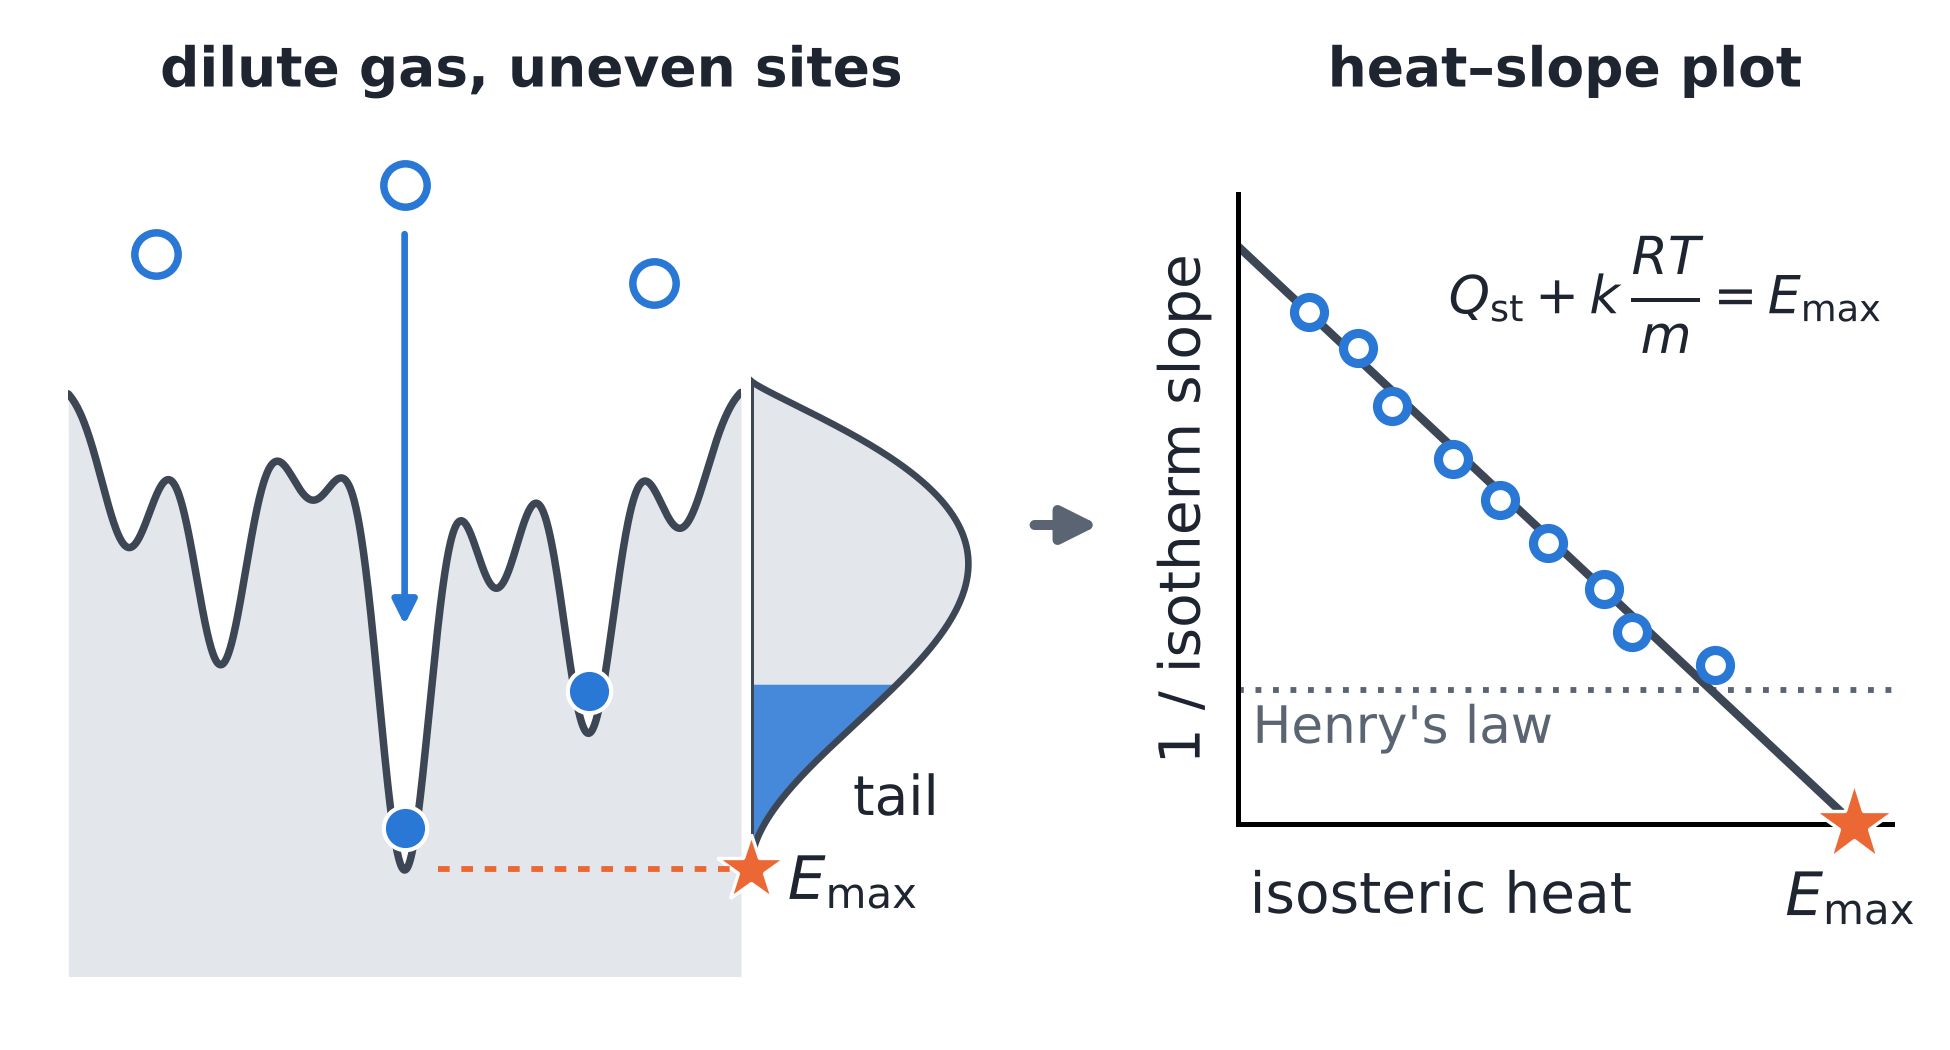

The Python source for this figure:
#!/usr/bin/env python3
"""Table-of-contents graphic (3.25 in x 1.75 in): sites of different depths, the tail of their distribution,
and the heat-slope plot whose straight line ends at the strongest site. The plot uses the exact model (edge k = 2)."""
import numpy as np
from style import *
from model import Edge, slope_m, isosteric_heat, R
INK, MUTED, SOLID, EDGE = "#1f2530", "#5b6472", "#e3e6eb", "#3d4654"; BLUE, ORANGE = C[0], C[1]
fig = plt.figure(figsize=(3.25, 1.75))

# --- left: energy landscape of the surface --------------------------------------------------------------------------
aL = fig.add_axes([0.035, 0.07, 0.345, 0.80]); aL.set_xlim(0, 1); aL.set_ylim(-1.22, 0.50); aL.axis("off")
xi = np.linspace(0.09, 0.91, 7); di = np.array([0.34, 0.58, 0.24, 1.00, 0.42, 0.72, 0.30]); w = 0.040
x = np.linspace(0, 1, 1500); y = -(di[:, None]*np.exp(-0.5*((x[None, :] - xi[:, None])/w)**2)).sum(0)
aL.fill_between(x, y, -1.22, color=SOLID, lw=0); aL.plot(x, y, color=EDGE, lw=0.9, solid_capstyle="round")
for i in (3, 5): aL.plot(xi[i], -di[i] + 0.085, "o", ms=5.2, mfc=BLUE, mec="white", mew=0.5, zorder=4)       # adsorbed, deepest sites
for gx, gy in ((0.13, 0.26), (xi[3], 0.40), (0.87, 0.20)): aL.plot(gx, gy, "o", ms=5.2, mfc="white", mec=BLUE, mew=0.9)   # gas
aL.annotate("", xy=(xi[3], -0.50), xytext=(xi[3], 0.30), arrowprops=dict(arrowstyle="-|>", color=BLUE, lw=0.8, shrinkA=0, shrinkB=0, mutation_scale=6))
fig.text(0.035 + (0.345 + 0.13)/2, 0.905, "dilute gas, uneven sites", ha="center", va="bottom", fontsize=6.6, color=INK, fontweight="bold")

# --- middle: distribution of site depths, turned sideways on the same depth axis --------------------------------------
aD = fig.add_axes([0.385, 0.07, 0.125, 0.80]); aD.set_xlim(0, 1.12); aD.set_ylim(-1.22, 0.50); aD.axis("off")
u = np.linspace(0, 1, 400); g = u**1.2*(1 - u)**2; g /= g.max(); cut = 0.62
aD.fill_betweenx(-u, 0, g, color=SOLID, lw=0); aD.fill_betweenx(-u[u >= cut], 0, g[u >= cut], color=BLUE, lw=0, alpha=0.85)
aD.plot(g, -u, color=EDGE, lw=0.8); aD.plot([0, 0], [0, -1], color=EDGE, lw=0.6)
aD.plot([0], [-1], marker="*", ms=8.5, color=ORANGE, mec="white", mew=0.4, clip_on=False, zorder=5)
aD.text(0.47, -0.86, "tail", fontsize=6.6, color=INK, va="center"); aD.text(0.17, -1.03, r"$E_{\max}$", fontsize=7.2, color=INK, va="center")
fig.lines.append(plt.Line2D([0.035 + 0.345*(xi[3] + 0.05), 0.385], [0.07 + 0.80*(0.22/1.72)]*2, transform=fig.transFigure, color=ORANGE, lw=0.7, ls=(0, (2, 2))))

# --- right: the heat-slope plot ---------------------------------------------------------------------------------------
T = 300.0; RT = R*T; s = Edge(2, 50.0, 30.0); lz = np.linspace(-50/RT - 6, -50/RT + 8, 400)
lnz = np.interp(np.linspace(1.08, 3.85, 9), 1/slope_m(s, lz, T), lz)                   # points evenly spaced in RT/m
m = slope_m(s, lnz, T); Q = isosteric_heat(s, lnz, T); rng = np.random.default_rng(3)
aP = fig.add_axes([0.635, 0.215, 0.335, 0.60])
aP.plot([50 - 2*4.3*RT, 50], [4.3, 0], color=EDGE, lw=1.0, zorder=2)
aP.plot(Q + 0.25*rng.standard_normal(len(Q)), 1/m*(1 + 0.03*rng.standard_normal(len(Q))), "o", ms=3.6, mfc="white", mec=BLUE, mew=1.1, zorder=3)
aP.plot([50], [0], marker="*", ms=10, color=ORANGE, mec="white", mew=0.4, clip_on=False, zorder=5)
aP.set_xlim(28.5, 51.3); aP.set_ylim(0, 4.7); aP.set_xticks([]); aP.set_yticks([])
aP.text(28.9, -0.34, "isosteric heat", fontsize=6.8, color=INK, va="top", clip_on=False); aP.set_ylabel("1 / isotherm slope", fontsize=6.8, color=INK, labelpad=3)
aP.text(50.0, -0.34, r"$E_{\max}$", ha="center", va="top", fontsize=7.2, color=INK, clip_on=False)
aP.text(51.2, 3.95, r"$Q_{\rm st}+k\,\dfrac{RT}{m}=E_{\max}$", fontsize=6.3, color=INK, ha="right", va="center")
aP.axhline(1, color=MUTED, lw=0.7, ls=(0, (1, 2)), zorder=1); aP.text(29.0, 0.90, "Henry's law", fontsize=6.2, color=MUTED, va="top")
fig.text(0.635 + 0.335/2, 0.905, "heat–slope plot", ha="center", va="bottom", fontsize=6.6, color=INK, fontweight="bold")
fig.patches.append(matplotlib.patches.FancyArrowPatch((0.522, 0.50), (0.572, 0.50), transform=fig.transFigure, arrowstyle="-|>", mutation_scale=9, color=MUTED, lw=1.2))
fig.savefig("fig_toc.pdf"); fig.savefig("fig_toc.png", dpi=600); print("ok")
